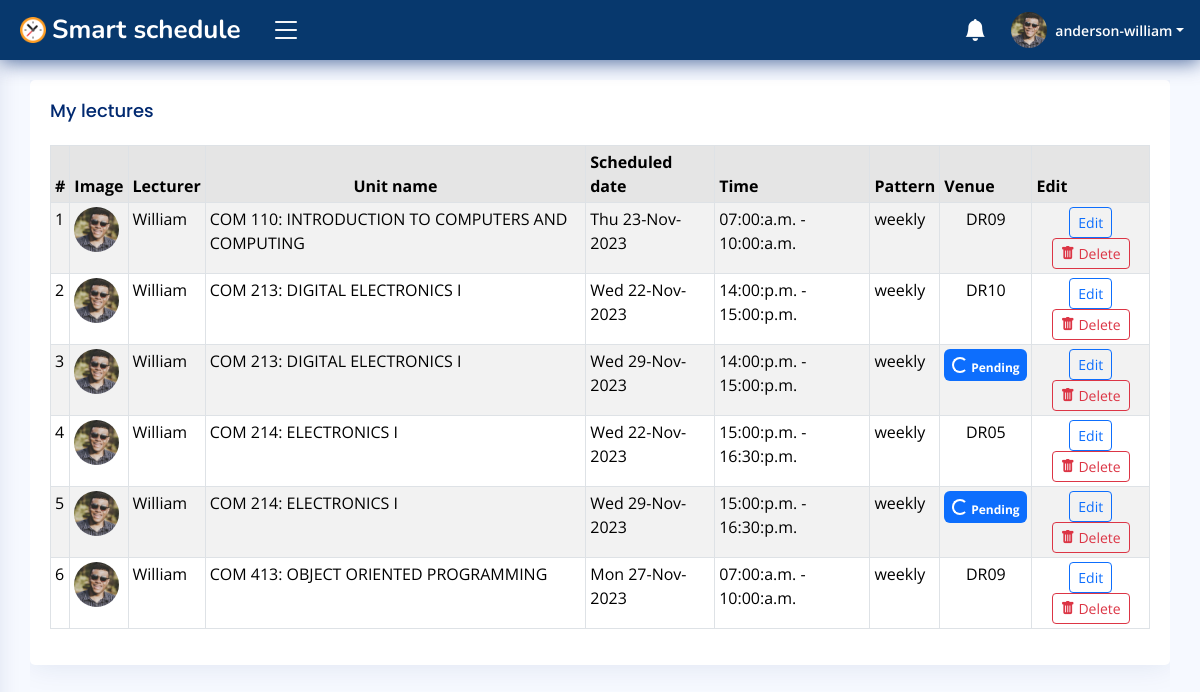
The page /campus/u/df5763aa244648e09c38cb88bc8801/lectures/brenda_jones/records/ (signed in) on the database as committed earlier.
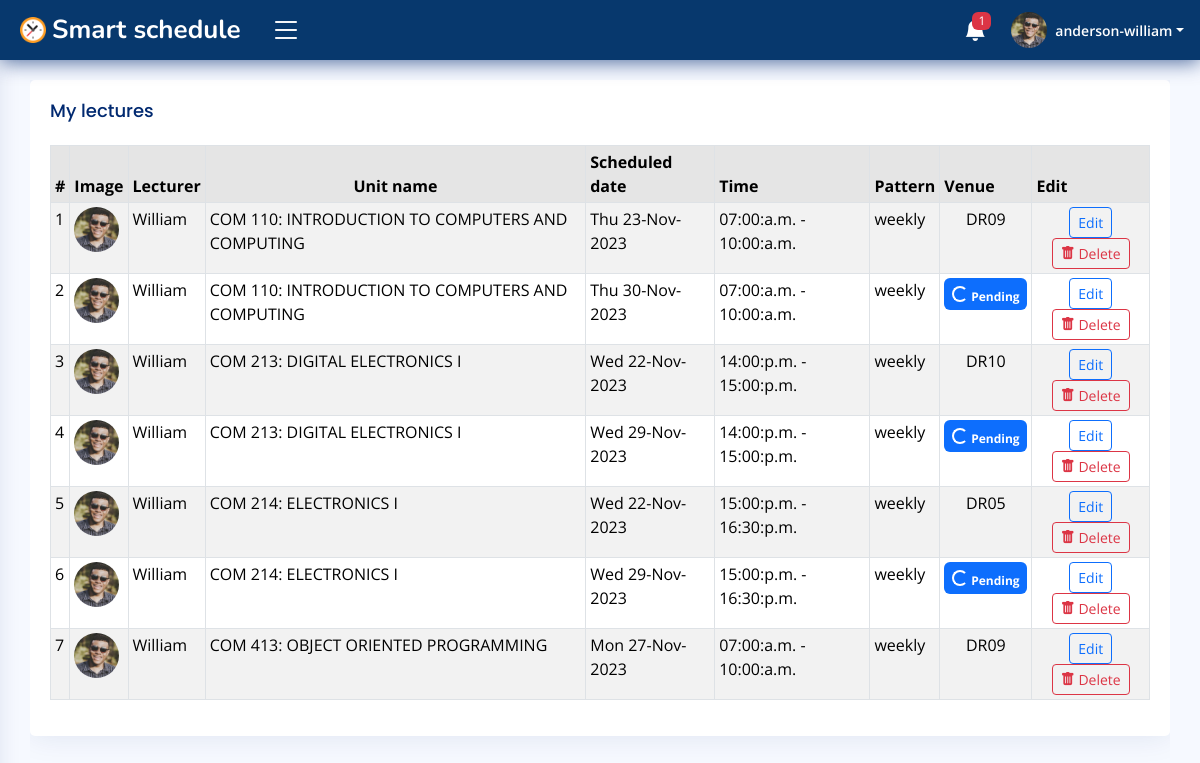
The same page on the database as committed later.
### accounts/models.py (models this page shows, shortened)
class User(AbstractUser):
    id = models.CharField(max_length=30, primary_key=True, unique=True, editable=False)
    first_name = models.CharField(max_length=15, blank=False)
    last_name = models.CharField(max_length=15, blank=False)
    email = models.EmailField(unique=True)
    gender = models.CharField(max_length=7, blank=False)
    dob = models.DateField(null=True, blank=False, db_column='Date of Birth')
    age = models.PositiveIntegerField(default=0, editable=False)
    mobile_no = PhoneNumberField()
    profile_pic = models.ImageField(upload_to='Users/imgs/dps/', default='default.png')
    is_student = models.BooleanField(default=False)
    date_updated = models.DateTimeField(auto_now=True)
    REQUIRED_FIELDS = ['username']
    USERNAME_FIELD = 'email'
    def __str__(self) -> str:
        return self.username
    class Meta:
        ordering = ['username', 'first_name', 'last_name']

class Faculty(models.Model):
    id = models.CharField(max_length=30, primary_key=True, unique=True, editable=False)
    staff = models.OneToOneField(User, on_delete=models.CASCADE, editable=False)
    school = models.CharField(max_length=70, blank=False)
    department = models.CharField(max_length=40, blank=False)
    position = models.CharField(max_length=20, blank=False)
    date_created = models.DateTimeField(auto_now_add=True)
    date_updated = models.DateTimeField(auto_now=True)
    def __str__(self) -> str:
        return f'{self.staff}'
    class Meta:
        ordering = ['staff', 'school']
        verbose_name_plural = 'Faculty records'

### campus/models.py (models this page shows)
class Lecture(models.Model):
    id = models.CharField(max_length=30, primary_key=True, unique=True, editable=False)
    lecturer = models.ForeignKey(Faculty, on_delete=models.CASCADE, editable=False)
    student = models.ForeignKey(Student, on_delete=models.CASCADE, null=True, editable=False)
    lecture_hall = models.ForeignKey('LectureHall', on_delete=models.CASCADE, editable=False, null=True, db_column='Venue')
    unit_name = models.ForeignKey(BookedUnit, on_delete=models.CASCADE)
    lecture_date = models.DateField(null=False, blank=False)
    start_time = models.TimeField(null=False, blank=False, db_column='Scheduled start time')    # lecture should start at this time
    end_time = models.TimeField(null=False, blank=False, db_column='Scheduled end time')     # lecture should end at this time
    recurrence_pattern = models.CharField(max_length=10, blank=False)
    total_students = models.PositiveIntegerField(default=0, editable=False)     # approximate no. of students expected to attend the lecture.
    is_attending = models.BooleanField(default=False)   # is the student attending the lecture?
    is_taught = models.BooleanField(default=False, editable=False)  # was the class taught or it "bounced".
    date_scheduled = models.DateTimeField(auto_now_add=True)
    date_updated = models.DateTimeField(auto_now=True)
    class Meta:
        ordering = ['lecturer', 'lecture_hall', '-date_scheduled']
        verbose_name_plural = 'Scheduled lectures'

class BookedUnit(models.Model):
    id = models.CharField(max_length=30, primary_key=True, unique=True, editable=False)
    lecturer = models.ForeignKey(Faculty, on_delete=models.CASCADE)
    students_course = models.CharField(max_length=50, blank=False)
    course_name = models.CharField(max_length=80, blank=False)
    year_of_study = models.CharField(max_length=10, blank=False)
    semester = models.CharField(max_length=1, blank=False)
    booking_date = models.DateTimeField(auto_now_add=True)
    date_updated = models.DateTimeField(auto_now=True)
    def __str__(self) -> str:
        return self.course_name
    class Meta:
        ordering = ['course_name', 'lecturer']
        verbose_name_plural = 'Booked units'

class LectureHall(models.Model):
    id = models.CharField(max_length=30, primary_key=True, unique=True, editable=False)
    academic_block = models.CharField(max_length=20, blank=False)
    hall_no = models.CharField(max_length=5, unique=True, blank=False)
    seating_capacity = models.PositiveIntegerField(default=0)
    floor = models.CharField(max_length=7, blank=False)
    rating = models.PositiveIntegerField(default=0, editable=False)
    image = models.ImageField(upload_to='Lecture-Halls/img/', default='lecture-hall.jpg')
    date_created = models.DateTimeField(auto_now_add=True)
    date_edited = models.DateTimeField(auto_now=True)
    def __str__(self) -> str:
        return self.hall_no
    class Meta:
        ordering = ['academic_block', 'hall_no']
        verbose_name_plural = 'Lecture halls'

### campus/views.py (the view, shortened to what this page needs)
# urls.py: path('<str:staff_id>/lectures/<str:staff_name>/records/', views.LecturesDetailView.as_view(), name='lectures_records'),
@method_decorator(login_required(login_url='login'), name='get')
@method_decorator(user_passes_test(lambda user: (user.is_staff is False or user.is_superuser is False) and user.is_student is False), name='get')
class LecturesDetailView(View):
    template_name = 'dashboard/faculty/lectures.html'
    def get(self, request, staff_name, staff_id, *args, **kwargs):
        scheduled_lectures_QS = Lecture.objects.filter(lecturer=request.user.faculty).order_by('unit_name')
        context = {
            'scheduled_lectures': scheduled_lectures_QS,
        }
        return render(request, self.template_name, context)

### campus/templates/dashboard/faculty/lectures.html (shortened to what this page needs)
{% extends 'dashboard/faculty/base.html' %}{% block title %}Assign units{% endblock %}
    {% load crispy_forms_tags %}
    {% block content %}
    <main id="main" class="main">
        <section class="section profile">
            <div class="row">
                <div class="col-xl-12 col-lg-12">
                    <div class="table-responsive">
                        <div class="card">
                            <div class="card-body">
                                <h5 class="card-title">My lectures</h5>
                                <table class="table table-sm table-bordered table-striped">
                                    <thead>
                                        <tr class="table-active">
                                            <th>#</th>
                                            <th>Image</th>
                                            <th class="text-center">Lecturer</th>
                                            <th class="text-center">Unit name</th>
                                            <th>Scheduled date</th>
                                            <th>Time</th>
                                            <th>Pattern</th>
                                            <th>Venue</th>
                                            <th>Edit</th>
                                        </tr>
                                    </thead>
                                    <tbody>
                                        {% for lecture in scheduled_lectures %}
											<tr>
												<td>{{ forloop.counter }}</td>
                                                <td><img src="{{ lecture.lecturer.staff.profile_pic.url }}" class="rounded-circle" height="45px" width="45px" alt="img"></td>
												<td>{{ lecture.lecturer.staff.first_name|title }}</td>
												<td>{{ lecture.unit_name }}</td>
												<td>{{ lecture.lecture_date|date:"D d-M-Y" }}</td>
												<td>{{ lecture.start_time|date:"H:i:a" }} - {{ lecture.end_time|date:"H:i:a" }}</td>
                                                <td>{{ lecture.recurrence_pattern }}</td>
												<td class="text-center">
													{% if not lecture.lecture_hall is None %}
													{{ lecture.lecture_hall|default:"--" }}
													{% else %}
													<span class="badge bg-primary py-2">
														<span class="spinner-border spinner-border-sm"></span> Pending
													</span>
													{% endif %}
												</td>
                                                <td class="text-center">
                                                    <a href="{% url 'edit_schedule' lecture.lecturer.staff lecture.id %}" class="btn btn-sm btn-outline-primary">Edit</a>
                                                    <a href="{% url 'lectures_records' request.user.faculty.id  request.user.faculty %}" class="btn btn-sm btn-outline-danger" data-bs-toggle="modal" data-bs-target="#delete-modal-{{ lecture.id }}"><i class="bi-trash-fill"></i> Delete</a>
                                                </td>
											</tr>
											{% endfor %}
                                    </tbody>
                                </table>
                            </div>
                        </div>
                    </div>
                </div>
            </div>
        </section>
    </main>
    {% endblock %}

### campus/templates/dashboard/faculty/base.html (shortened to what this page needs)
{% load static %}
<!DOCTYPE html>
<html lang="en">
<head>
    <link href="https://cdn.jsdelivr.net/npm/bootstrap@5.3.2/dist/css/bootstrap.min.css" rel="stylesheet">
    <link rel="stylesheet" href="https://cdn.jsdelivr.net/npm/bootstrap-icons@1.11.1/font/bootstrap-icons.css">
    <link rel="stylesheet" href="https://cdnjs.cloudflare.com/ajax/libs/fullcalendar/3.10.2/fullcalendar.min.css" />
    <link href="{% static 'css/styles.css' %}" rel="stylesheet">
</head>
<body>
    <header id="header" class="header fixed-top d-flex align-items-center">
        <div class="d-flex align-items-center justify-content-between">
            <a href="{% url 'faculty_homepage' %}" class="logo d-flex align-items-center">
                <img src="{% static 'img/logo/logo.png' %}" alt="logo">
                <span class="d-none d-lg-block text-white">Smart schedule</span>
            </a>
            <i class="bi bi-list toggle-sidebar-btn"></i>
        </div>
        <nav class="header-nav ms-auto">
            <ul class="d-flex align-items-center">
                <li class="nav-item dropdown">
                    <a class="nav-link nav-icon" href="#" data-bs-toggle="dropdown">
                        <i class="bi bi-bell-fill"></i>
                        {% if TotalLecturerNotifications != 0 %}
                        <span class="badge bg-danger badge-number">{{ TotalLecturerNotifications }}</span>
                        {% endif %}
                    </a>
                </li>
                <li class="nav-item dropdown pe-3">
                    <a class="nav-link nav-profile d-flex align-items-center pe-0" href="" data-bs-toggle="dropdown">
                        <img src="{{ request.user.profile_pic.url }}" alt="profile" class="rounded-circle">
                        <span class="d-none d-md-block dropdown-toggle ps-2">{{ request.user.username }}</span>
                    </a>
                </li>
            </ul>
        </nav>
    </header>
    {% block content %}
    {% endblock %}
</body>
</html>

### static/css/styles.css (style rules this page uses)
:root { scroll-behavior: smooth; }
body { font-family: "Open Sans", sans-serif; background: #f6f9ff; color: #444444; }
a { color: #4154f1; text-decoration: none; }
h1, h2, h3, h4, h5, h6 { font-family: "Nunito", sans-serif; }
#main { margin-top: 60px; padding: 20px 30px; transition: all 0.3s; }
.card { margin-bottom: 30px; border: none; border-radius: 5px; box-shadow: 0px 0 30px rgba(1, 41, 112, 0.1); }
.card-title { padding: 20px 0 15px 0; font-size: 18px; font-weight: 500; color: #012970; font-family: "Poppins", sans-serif; }
.card-body { padding: 0 20px 20px 20px; }
.logo { line-height: 1; }
@media (min-width: 1200px) { .logo { width: 240px; } }
.logo img { max-height: 26px; margin-right: 6px; }
.logo span { font-size: 26px; font-weight: 700; color: #012970; font-family: "Nunito", sans-serif; }
.header { transition: all 0.5s; z-index: 997; height: 60px; box-shadow: 0px 2px 20px rgba(1, 41, 112, 0.7); background-color: #07386d; padding-left: 20px; }
.header .toggle-sidebar-btn { font-size: 32px; padding-left: 10px; cursor: pointer; color: #fff; }
.header-nav ul { list-style: none; }
.header-nav>ul { margin: 0; padding: 0; }
.header-nav .nav-icon { font-size: 22px; color: #fff; margin-right: 25px; position: relative; }
.header-nav .nav-profile { color: #fff; }
.header-nav .nav-profile img { max-height: 36px; }
.header-nav .nav-profile span { font-size: 14px; font-weight: 600; }
.header-nav .badge-number { position: absolute; inset: -2px -5px auto auto; font-weight: normal; font-size: 12px; padding: 3px 6px; }
@media (min-width: 1200px) { #main, #footer { margin-left: 300px; } }
@media (min-width: 1200px) { .toggle-sidebar #main, .toggle-sidebar #footer { margin-left: 0; } }

Rows that differ between the two databases and show on the page:
added Lecture: lecturer.staff.profile_pic (picture), lecturer.staff.first_name "William", unit_name "COM 110: INTRODUCTION TO COMPUTERS AND COMPUTING", lecture_date "Thu 30-Nov-2023", start_time "07:00:a.m.", end_time "10:00:a.m.", recurrence_pattern "weekly", shows "Pending"
Other text that changed with them:
{{ TotalLecturerNotifications }}: (not shown) → "1"
